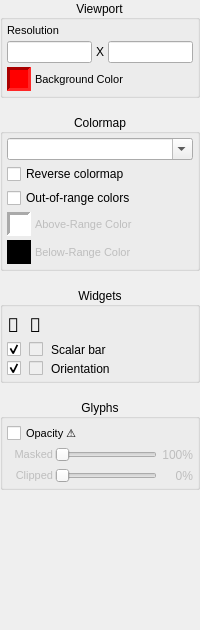
<?xml version="1.0" encoding="UTF-8"?>
<ui version="4.0">
 <class>ControlPane_Visuals</class>
 <widget class="QWidget" name="ControlPane_Visuals">
  <property name="geometry">
   <rect>
    <x>0</x>
    <y>0</y>
    <width>200</width>
    <height>630</height>
   </rect>
  </property>
  <property name="windowTitle">
   <string>Form</string>
  </property>
  <layout class="QGridLayout" name="gridLayout">
   <property name="leftMargin">
    <number>0</number>
   </property>
   <property name="topMargin">
    <number>0</number>
   </property>
   <property name="rightMargin">
    <number>0</number>
   </property>
   <property name="bottomMargin">
    <number>0</number>
   </property>
   <item row="0" column="0">
    <layout class="QVBoxLayout" name="controls">
     <item>
      <widget class="FoldingGroupBox" name="viewportGroup">
       <property name="enabled">
        <bool>true</bool>
       </property>
       <property name="title">
        <string>Viewport</string>
       </property>
       <property name="alignment">
        <set>Qt::AlignCenter</set>
       </property>
       <layout class="QVBoxLayout" name="verticalLayout_4">
        <property name="spacing">
         <number>0</number>
        </property>
        <property name="leftMargin">
         <number>0</number>
        </property>
        <property name="topMargin">
         <number>0</number>
        </property>
        <property name="rightMargin">
         <number>0</number>
        </property>
        <property name="bottomMargin">
         <number>0</number>
        </property>
        <item>
         <widget class="QWidget" name="verticalWidget" native="true">
          <layout class="QVBoxLayout" name="verticalLayout_2">
           <property name="spacing">
            <number>4</number>
           </property>
           <property name="leftMargin">
            <number>4</number>
           </property>
           <property name="topMargin">
            <number>4</number>
           </property>
           <property name="rightMargin">
            <number>4</number>
           </property>
           <property name="bottomMargin">
            <number>4</number>
           </property>
           <item>
            <layout class="QGridLayout" name="gridLayout_3">
             <item row="1" column="0">
              <widget class="QLineEdit" name="widthLineEdit">
               <property name="font">
                <font>
                 <family>Consolas</family>
                 <pointsize>8</pointsize>
                </font>
               </property>
              </widget>
             </item>
             <item row="1" column="2">
              <widget class="QLineEdit" name="heightLineEdit">
               <property name="font">
                <font>
                 <family>Consolas</family>
                 <pointsize>8</pointsize>
                </font>
               </property>
              </widget>
             </item>
             <item row="0" column="0">
              <widget class="QLabel" name="label">
               <property name="font">
                <font>
                 <pointsize>8</pointsize>
                </font>
               </property>
               <property name="text">
                <string>Resolution</string>
               </property>
              </widget>
             </item>
             <item row="1" column="1">
              <widget class="QLabel" name="label_2">
               <property name="text">
                <string>X</string>
               </property>
              </widget>
             </item>
            </layout>
           </item>
           <item>
            <layout class="QHBoxLayout" name="horizontalLayout_2">
             <item>
              <widget class="QFrame" name="bgcolorFrameButton">
               <property name="minimumSize">
                <size>
                 <width>24</width>
                 <height>24</height>
                </size>
               </property>
               <property name="maximumSize">
                <size>
                 <width>24</width>
                 <height>16777215</height>
                </size>
               </property>
               <property name="styleSheet">
                <string notr="true">background-color: red</string>
               </property>
               <property name="frameShape">
                <enum>QFrame::Panel</enum>
               </property>
               <property name="frameShadow">
                <enum>QFrame::Sunken</enum>
               </property>
               <property name="lineWidth">
                <number>3</number>
               </property>
              </widget>
             </item>
             <item>
              <widget class="QLabel" name="bgcolorLabel">
               <property name="font">
                <font>
                 <pointsize>8</pointsize>
                </font>
               </property>
               <property name="text">
                <string>Background Color</string>
               </property>
              </widget>
             </item>
            </layout>
           </item>
          </layout>
         </widget>
        </item>
       </layout>
      </widget>
     </item>
     <item>
      <spacer name="verticalSpacer_7">
       <property name="orientation">
        <enum>Qt::Vertical</enum>
       </property>
       <property name="sizeType">
        <enum>QSizePolicy::Maximum</enum>
       </property>
       <property name="sizeHint" stdset="0">
        <size>
         <width>20</width>
         <height>10</height>
        </size>
       </property>
      </spacer>
     </item>
     <item>
      <widget class="FoldingGroupBox" name="colormapGroup">
       <property name="enabled">
        <bool>true</bool>
       </property>
       <property name="title">
        <string>Colormap</string>
       </property>
       <property name="alignment">
        <set>Qt::AlignCenter</set>
       </property>
       <layout class="QVBoxLayout" name="verticalLayout_5">
        <property name="spacing">
         <number>0</number>
        </property>
        <property name="leftMargin">
         <number>0</number>
        </property>
        <property name="topMargin">
         <number>0</number>
        </property>
        <property name="rightMargin">
         <number>0</number>
        </property>
        <property name="bottomMargin">
         <number>0</number>
        </property>
        <item>
         <widget class="QWidget" name="verticalWidget" native="true">
          <layout class="QVBoxLayout" name="verticalLayout">
           <property name="spacing">
            <number>4</number>
           </property>
           <property name="leftMargin">
            <number>4</number>
           </property>
           <property name="topMargin">
            <number>4</number>
           </property>
           <property name="rightMargin">
            <number>4</number>
           </property>
           <property name="bottomMargin">
            <number>4</number>
           </property>
           <item>
            <widget class="QComboBox" name="colormapSelector">
             <property name="editable">
              <bool>true</bool>
             </property>
            </widget>
           </item>
           <item>
            <widget class="QCheckBox" name="reverseCheckBox">
             <property name="text">
              <string>Reverse colormap</string>
             </property>
            </widget>
           </item>
           <item>
            <widget class="QCheckBox" name="outofrangeCheckBox">
             <property name="text">
              <string>Out-of-range colors</string>
             </property>
            </widget>
           </item>
           <item>
            <layout class="QHBoxLayout" name="horizontalLayout_3">
             <item>
              <widget class="QFrame" name="abovecolorFrameButton">
               <property name="enabled">
                <bool>false</bool>
               </property>
               <property name="minimumSize">
                <size>
                 <width>24</width>
                 <height>24</height>
                </size>
               </property>
               <property name="maximumSize">
                <size>
                 <width>24</width>
                 <height>16777215</height>
                </size>
               </property>
               <property name="styleSheet">
                <string notr="true">background-color: white</string>
               </property>
               <property name="frameShape">
                <enum>QFrame::Panel</enum>
               </property>
               <property name="frameShadow">
                <enum>QFrame::Sunken</enum>
               </property>
               <property name="lineWidth">
                <number>3</number>
               </property>
              </widget>
             </item>
             <item>
              <widget class="QLabel" name="abovecolorLabel">
               <property name="enabled">
                <bool>false</bool>
               </property>
               <property name="font">
                <font>
                 <pointsize>8</pointsize>
                </font>
               </property>
               <property name="text">
                <string>Above-Range Color</string>
               </property>
              </widget>
             </item>
            </layout>
           </item>
           <item>
            <layout class="QHBoxLayout" name="horizontalLayout_4">
             <item>
              <widget class="QFrame" name="belowcolorFrameButton">
               <property name="enabled">
                <bool>false</bool>
               </property>
               <property name="minimumSize">
                <size>
                 <width>24</width>
                 <height>24</height>
                </size>
               </property>
               <property name="maximumSize">
                <size>
                 <width>24</width>
                 <height>16777215</height>
                </size>
               </property>
               <property name="styleSheet">
                <string notr="true">background-color: black</string>
               </property>
               <property name="frameShape">
                <enum>QFrame::Panel</enum>
               </property>
               <property name="frameShadow">
                <enum>QFrame::Sunken</enum>
               </property>
               <property name="lineWidth">
                <number>3</number>
               </property>
              </widget>
             </item>
             <item>
              <widget class="QLabel" name="belowcolorLabel">
               <property name="enabled">
                <bool>false</bool>
               </property>
               <property name="font">
                <font>
                 <pointsize>8</pointsize>
                </font>
               </property>
               <property name="text">
                <string>Below-Range Color</string>
               </property>
              </widget>
             </item>
            </layout>
           </item>
          </layout>
         </widget>
        </item>
       </layout>
      </widget>
     </item>
     <item>
      <spacer name="verticalSpacer_8">
       <property name="orientation">
        <enum>Qt::Vertical</enum>
       </property>
       <property name="sizeType">
        <enum>QSizePolicy::Maximum</enum>
       </property>
       <property name="sizeHint" stdset="0">
        <size>
         <width>20</width>
         <height>10</height>
        </size>
       </property>
      </spacer>
     </item>
     <item>
      <widget class="FoldingGroupBox" name="widgetsGroup">
       <property name="enabled">
        <bool>true</bool>
       </property>
       <property name="title">
        <string>Widgets</string>
       </property>
       <property name="alignment">
        <set>Qt::AlignCenter</set>
       </property>
       <layout class="QVBoxLayout" name="verticalLayout_6">
        <property name="spacing">
         <number>0</number>
        </property>
        <property name="leftMargin">
         <number>0</number>
        </property>
        <property name="topMargin">
         <number>0</number>
        </property>
        <property name="rightMargin">
         <number>0</number>
        </property>
        <property name="bottomMargin">
         <number>0</number>
        </property>
        <item>
         <widget class="QWidget" name="verticalWidget_2" native="true">
          <layout class="QVBoxLayout" name="verticalLayout_3">
           <property name="spacing">
            <number>4</number>
           </property>
           <property name="leftMargin">
            <number>4</number>
           </property>
           <property name="topMargin">
            <number>4</number>
           </property>
           <property name="rightMargin">
            <number>4</number>
           </property>
           <property name="bottomMargin">
            <number>4</number>
           </property>
           <item>
            <layout class="QGridLayout" name="gridLayout_2">
             <property name="horizontalSpacing">
              <number>8</number>
             </property>
             <item row="0" column="0">
              <widget class="QLabel" name="eyeLabel">
               <property name="sizePolicy">
                <sizepolicy hsizetype="Maximum" vsizetype="Preferred">
                 <horstretch>0</horstretch>
                 <verstretch>0</verstretch>
                </sizepolicy>
               </property>
               <property name="font">
                <font>
                 <family>Segoe Fluent Icons</family>
                 <pointsize>14</pointsize>
                </font>
               </property>
               <property name="text">
                <string></string>
               </property>
               <property name="alignment">
                <set>Qt::AlignCenter</set>
               </property>
              </widget>
             </item>
             <item row="2" column="2">
              <widget class="QLabel" name="orientationLabel">
               <property name="text">
                <string>Orientation</string>
               </property>
              </widget>
             </item>
             <item row="1" column="0" alignment="Qt::AlignHCenter">
              <widget class="QCheckBox" name="scalarbarvisCheckBox">
               <property name="text">
                <string/>
               </property>
               <property name="checked">
                <bool>true</bool>
               </property>
              </widget>
             </item>
             <item row="1" column="1" alignment="Qt::AlignHCenter">
              <widget class="QCheckBox" name="scalarbarmoveCheckBox">
               <property name="enabled">
                <bool>false</bool>
               </property>
               <property name="text">
                <string/>
               </property>
              </widget>
             </item>
             <item row="2" column="1" alignment="Qt::AlignHCenter">
              <widget class="QCheckBox" name="orientationmoveCheckBox">
               <property name="enabled">
                <bool>false</bool>
               </property>
               <property name="text">
                <string/>
               </property>
              </widget>
             </item>
             <item row="2" column="0" alignment="Qt::AlignHCenter">
              <widget class="QCheckBox" name="orientationvisCheckBox">
               <property name="text">
                <string/>
               </property>
               <property name="checked">
                <bool>true</bool>
               </property>
              </widget>
             </item>
             <item row="1" column="2">
              <widget class="QLabel" name="scalarbarLabel">
               <property name="text">
                <string>Scalar bar</string>
               </property>
              </widget>
             </item>
             <item row="0" column="1">
              <widget class="QLabel" name="moveLabel">
               <property name="sizePolicy">
                <sizepolicy hsizetype="Maximum" vsizetype="Preferred">
                 <horstretch>0</horstretch>
                 <verstretch>0</verstretch>
                </sizepolicy>
               </property>
               <property name="font">
                <font>
                 <family>Segoe Fluent Icons</family>
                 <pointsize>14</pointsize>
                </font>
               </property>
               <property name="text">
                <string></string>
               </property>
               <property name="alignment">
                <set>Qt::AlignCenter</set>
               </property>
              </widget>
             </item>
            </layout>
           </item>
          </layout>
         </widget>
        </item>
       </layout>
      </widget>
     </item>
     <item>
      <spacer name="verticalSpacer_9">
       <property name="orientation">
        <enum>Qt::Vertical</enum>
       </property>
       <property name="sizeType">
        <enum>QSizePolicy::Maximum</enum>
       </property>
       <property name="sizeHint" stdset="0">
        <size>
         <width>20</width>
         <height>10</height>
        </size>
       </property>
      </spacer>
     </item>
     <item>
      <widget class="FoldingGroupBox" name="glyphsGroup">
       <property name="enabled">
        <bool>true</bool>
       </property>
       <property name="title">
        <string>Glyphs</string>
       </property>
       <property name="alignment">
        <set>Qt::AlignCenter</set>
       </property>
       <layout class="QVBoxLayout" name="verticalLayout_7">
        <property name="spacing">
         <number>0</number>
        </property>
        <property name="leftMargin">
         <number>0</number>
        </property>
        <property name="topMargin">
         <number>0</number>
        </property>
        <property name="rightMargin">
         <number>0</number>
        </property>
        <property name="bottomMargin">
         <number>0</number>
        </property>
        <item>
         <widget class="QWidget" name="verticalWidget_3" native="true">
          <layout class="QVBoxLayout" name="verticalLayout_8">
           <property name="spacing">
            <number>4</number>
           </property>
           <property name="leftMargin">
            <number>4</number>
           </property>
           <property name="topMargin">
            <number>4</number>
           </property>
           <property name="rightMargin">
            <number>4</number>
           </property>
           <property name="bottomMargin">
            <number>4</number>
           </property>
           <item>
            <widget class="QCheckBox" name="opacityCheckBox">
             <property name="font">
              <font>
               <pointsize>8</pointsize>
              </font>
             </property>
             <property name="toolTip">
              <string>WARNING: Seriously impacts performance!</string>
             </property>
             <property name="text">
              <string>Opacity ⚠</string>
             </property>
            </widget>
           </item>
           <item>
            <widget class="QFrame" name="opacitycontrolFrame">
             <property name="enabled">
              <bool>false</bool>
             </property>
             <property name="toolTip">
              <string>Clipped opacity overrides masked opacity</string>
             </property>
             <layout class="QGridLayout" name="gridLayout_4">
              <property name="leftMargin">
               <number>0</number>
              </property>
              <property name="topMargin">
               <number>0</number>
              </property>
              <property name="rightMargin">
               <number>0</number>
              </property>
              <property name="bottomMargin">
               <number>0</number>
              </property>
              <property name="horizontalSpacing">
               <number>2</number>
              </property>
              <item row="1" column="0">
               <widget class="QLabel" name="orientationLabel_2">
                <property name="sizePolicy">
                 <sizepolicy hsizetype="Preferred" vsizetype="Preferred">
                  <horstretch>4</horstretch>
                  <verstretch>0</verstretch>
                 </sizepolicy>
                </property>
                <property name="font">
                 <font>
                  <pointsize>8</pointsize>
                 </font>
                </property>
                <property name="text">
                 <string>&lt;html&gt;&lt;head/&gt;&lt;body&gt;&lt;p align=&quot;right&quot;&gt;Clipped&lt;/p&gt;&lt;/body&gt;&lt;/html&gt;</string>
                </property>
               </widget>
              </item>
              <item row="0" column="2">
               <widget class="QLabel" name="maskopacityvalueLabel">
                <property name="sizePolicy">
                 <sizepolicy hsizetype="Preferred" vsizetype="Preferred">
                  <horstretch>3</horstretch>
                  <verstretch>0</verstretch>
                 </sizepolicy>
                </property>
                <property name="text">
                 <string>100%</string>
                </property>
                <property name="alignment">
                 <set>Qt::AlignRight|Qt::AlignTrailing|Qt::AlignVCenter</set>
                </property>
               </widget>
              </item>
              <item row="1" column="1">
               <widget class="QSlider" name="clipopacitySlider">
                <property name="sizePolicy">
                 <sizepolicy hsizetype="Preferred" vsizetype="Fixed">
                  <horstretch>9</horstretch>
                  <verstretch>0</verstretch>
                 </sizepolicy>
                </property>
                <property name="maximum">
                 <number>20</number>
                </property>
                <property name="singleStep">
                 <number>1</number>
                </property>
                <property name="pageStep">
                 <number>4</number>
                </property>
                <property name="orientation">
                 <enum>Qt::Horizontal</enum>
                </property>
               </widget>
              </item>
              <item row="0" column="1">
               <widget class="QSlider" name="maskopacitySlider">
                <property name="sizePolicy">
                 <sizepolicy hsizetype="Preferred" vsizetype="Fixed">
                  <horstretch>9</horstretch>
                  <verstretch>0</verstretch>
                 </sizepolicy>
                </property>
                <property name="mouseTracking">
                 <bool>false</bool>
                </property>
                <property name="maximum">
                 <number>20</number>
                </property>
                <property name="singleStep">
                 <number>1</number>
                </property>
                <property name="pageStep">
                 <number>4</number>
                </property>
                <property name="orientation">
                 <enum>Qt::Horizontal</enum>
                </property>
               </widget>
              </item>
              <item row="0" column="0">
               <widget class="QLabel" name="scalarbarLabel_2">
                <property name="sizePolicy">
                 <sizepolicy hsizetype="Preferred" vsizetype="Preferred">
                  <horstretch>4</horstretch>
                  <verstretch>0</verstretch>
                 </sizepolicy>
                </property>
                <property name="font">
                 <font>
                  <pointsize>8</pointsize>
                 </font>
                </property>
                <property name="text">
                 <string>&lt;html&gt;&lt;head/&gt;&lt;body&gt;&lt;p align=&quot;right&quot;&gt;Masked&lt;/p&gt;&lt;/body&gt;&lt;/html&gt;</string>
                </property>
               </widget>
              </item>
              <item row="1" column="2">
               <widget class="QLabel" name="clipopacityvalueLabel">
                <property name="sizePolicy">
                 <sizepolicy hsizetype="Preferred" vsizetype="Preferred">
                  <horstretch>3</horstretch>
                  <verstretch>0</verstretch>
                 </sizepolicy>
                </property>
                <property name="text">
                 <string>0%</string>
                </property>
                <property name="alignment">
                 <set>Qt::AlignRight|Qt::AlignTrailing|Qt::AlignVCenter</set>
                </property>
               </widget>
              </item>
             </layout>
            </widget>
           </item>
          </layout>
         </widget>
        </item>
       </layout>
      </widget>
     </item>
     <item>
      <spacer name="verticalSpacer">
       <property name="orientation">
        <enum>Qt::Vertical</enum>
       </property>
       <property name="sizeHint" stdset="0">
        <size>
         <width>20</width>
         <height>40</height>
        </size>
       </property>
      </spacer>
     </item>
    </layout>
   </item>
  </layout>
 </widget>
 <customwidgets>
  <customwidget>
   <class>FoldingGroupBox</class>
   <extends>QGroupBox</extends>
   <header location="global">zoo.gui.ui.foldinggroupbox</header>
   <container>1</container>
  </customwidget>
 </customwidgets>
 <resources/>
 <connections/>
</ui>
